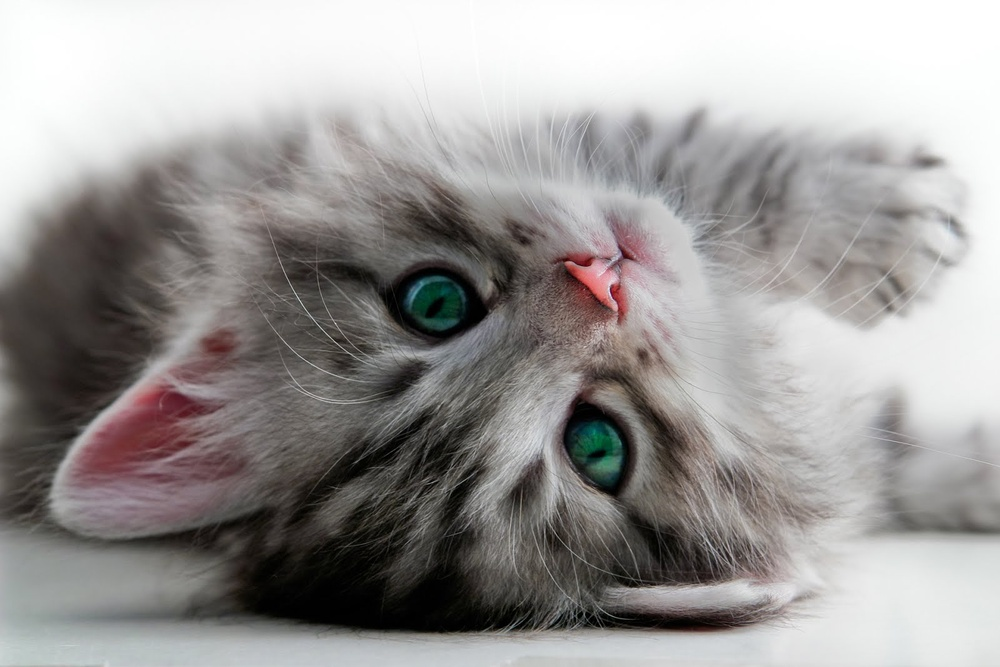
#> input picture ejemplo.jpg, 1000 x 667 px, shrunk from 1600 x 1067 before the run
$ python mostar_imagen.py
#> lines starting #> are read from the running program, lines starting #| are printed output that depends on the picture
import cv2 as cv
# Lee en escala de grises
img = cv.imread('ejemplo.jpg', 0)
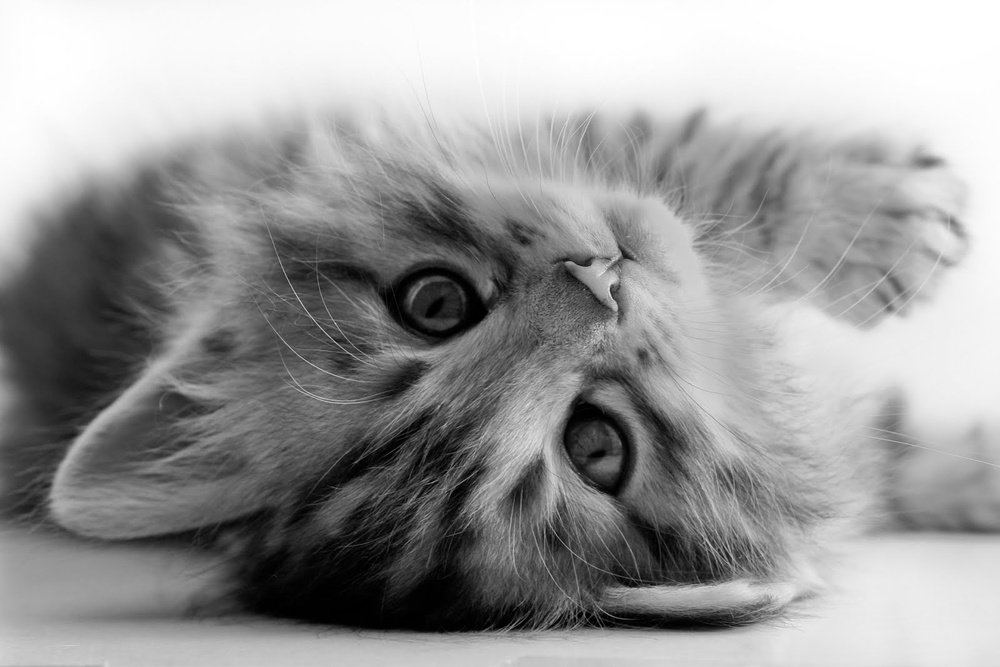
#> img: shape (667, 1000); min 0, max 255, mean 154.2
cv.imshow('Ejemplo', img)
cv.waitKey()
cv.destroyAllWindows()
